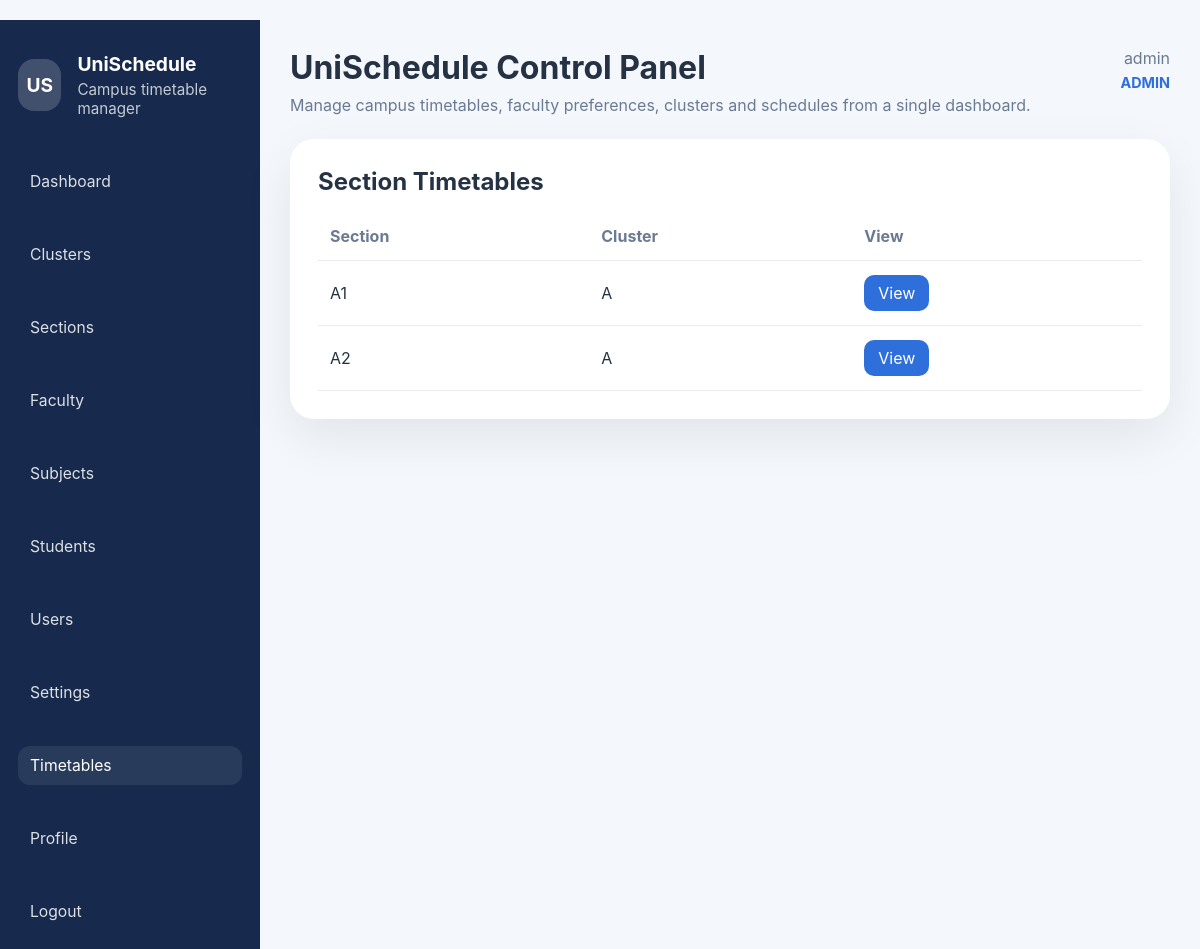
Screenshot of /timetables (signed in) with the database file from the repository.
### app.py (models this page shows, shortened)
class User(UserMixin, db.Model):
    id = db.Column(db.Integer, primary_key=True)
    username = db.Column(db.String(120), unique=True, nullable=False)
    password = db.Column(db.String(255), nullable=False)
    role = db.Column(db.String(20), nullable=False)

class Section(db.Model):
    id = db.Column(db.Integer, primary_key=True)
    name = db.Column(db.String(40), unique=True, nullable=False)
    cluster_id = db.Column(db.Integer, db.ForeignKey('cluster.id'))
    subjects = db.relationship('Subject', secondary=section_subject, back_populates='sections')
    students = db.relationship('Student', back_populates='section', lazy=True)

class Cluster(db.Model):
    id = db.Column(db.Integer, primary_key=True)
    name = db.Column(db.String(50), unique=True, nullable=False)
    sections = db.relationship('Section', backref='cluster', cascade='all, delete-orphan')

### app.py (the view)
@app.route('/timetables')
@login_required
def view_timetables():
    sections = Section.query.order_by(Section.name).all()
    return render_template('timetables.html', sections=sections)

### app.py (called while the page is built)
@login_manager.user_loader
def load_user(user_id):
    return User.query.get(int(user_id))

@app.context_processor
def inject_user_roles():
    return {
        'role_admin': ROLE_ADMIN,
        'role_student': ROLE_STUDENT
    }

### templates/timetables.html
{% extends 'base.html' %}
{% block content %}
<div class="panel">
    <h2>Section Timetables</h2>
    <table>
        <thead><tr><th>Section</th><th>Cluster</th><th>View</th></tr></thead>
        <tbody>
        {% for section in sections %}
            <tr>
                <td>{{ section.name }}</td>
                <td>{{ section.cluster.name if section.cluster else 'N/A' }}</td>
                <td><a class="primary" href="{{ url_for('view_timetable', section_id=section.id) }}">View</a></td>
            </tr>
        {% endfor %}
        </tbody>
    </table>
</div>
{% endblock %}

### templates/base.html (shortened to what this page needs)
﻿<!doctype html>
<html lang="en">
<head>
    <link rel="stylesheet" href="/static/style.css">
</head>
<body>
    <div class="app-shell">
        <aside class="sidebar">
            <div class="brand-block">
                <div class="brand-logo">US</div>
                <div>
                    <div class="brand-title">UniSchedule</div>
                    <div class="brand-tag">Campus timetable manager</div>
                </div>
            </div>
            <nav class="nav-list">
                {% if current_user.is_authenticated %}
                    <a href="{{ url_for('dashboard') }}">Dashboard</a>
                    {% if current_user.role == role_admin %}
                        <a href="{{ url_for('manage_clusters') }}">Clusters</a>
                        <a href="{{ url_for('manage_sections') }}">Sections</a>
                        <a href="{{ url_for('manage_faculty') }}">Faculty</a>
                        <a href="{{ url_for('manage_subjects') }}">Subjects</a>
                        <a href="{{ url_for('manage_students') }}">Students</a>
                        <a href="{{ url_for('manage_users') }}">Users</a>
                        <a href="{{ url_for('settings_page') }}">Settings</a>
                    {% elif current_user.role == role_student %}
                        <a href="{{ url_for('student_portal') }}">Student Portal</a>
                        <a href="{{ url_for('choose_section') }}">Choose Section</a>
                        <a href="{{ url_for('choose_subjects') }}">Choose Subjects</a>
                    {% endif %}
                    <a href="{{ url_for('view_timetables') }}">Timetables</a>
                    <a href="{{ url_for('profile') }}">Profile</a>
                    <a href="{{ url_for('logout') }}" class="danger-link">Logout</a>
                {% else %}
                    <a href="{{ url_for('login') }}">Login</a>
                    <a href="{{ url_for('register') }}">Register</a>
                {% endif %}
            </nav>
        </aside>
        <main class="main-content">
            <header class="main-header">
                <div class="header-left">
                    <h1>UniSchedule Control Panel</h1>
                    <p>Manage campus timetables, faculty preferences, clusters and schedules from a single dashboard.</p>
                </div>
                {% if current_user.is_authenticated %}
                <div class="header-user">
                    <span>{{ current_user.username }}</span>
                    <span class="user-role">{{ current_user.role }}</span>
                </div>
                {% endif %}
            </header>
            <div class="content-area">
                {% block content %}{% endblock %}
            </div>
        </main>
    </div>
</body>
</html>

### static/style.css (style rules this page uses)
:root { --bg: #f4f7fb; --surface: #ffffff; --primary: #2f6fdb; --primary-dark: #254fcc; --success: #1e9a3a; --danger: #d64545; --text: #253243; --muted: #6b7a93; }
body { margin: 0; font-family: Inter, system-ui, -apple-system, BlinkMacSystemFont, "Segoe UI", sans-serif; background: var(--bg); color: var(--text); }
.app-shell { display: grid; grid-template-columns: 260px minmax(0, 1fr); min-height: 100vh; }
.sidebar { padding: 32px 18px; background: #172a4d; color: white; }
.brand-block { display: flex; gap: 16px; align-items: center; margin-bottom: 32px; }
.brand-logo { width: 52px; height: 52px; border-radius: 16px; background: rgba(255,255,255,.18); display: grid; place-items: center; font-size: 1.2rem; font-weight: 700; }
.brand-title { font-size: 1.2rem; font-weight: 700; margin-bottom: 4px; }
.brand-tag { color: rgba(255,255,255,.75); font-size: 0.95rem; }
.nav-list { display: grid; gap: 10px; }
.nav-list a { display: block; padding: 11px 14px; color: rgba(255,255,255,.9); border-radius: 14px; text-decoration: none; font-size: 0.98rem; }
.nav-list a:hover, .nav-list a.active { background: rgba(255, 255, 255, .12); }
.danger-link { color: var(--danger); }
.main-content { padding: 28px 30px 36px; background: var(--bg); }
.main-header { display: flex; justify-content: space-between; align-items: flex-start; gap: 24px; margin-bottom: 24px; }
.header-left h1 { margin: 0 0 8px; }
.header-left p { margin: 0; color: var(--muted); }
.header-user { display: flex; flex-direction: column; gap: 6px; align-items: flex-end; color: var(--muted); }
.user-role { font-size: 0.9rem; color: var(--primary); font-weight: 700; }
.content-area { max-width: 1180px; margin: 0 auto; }
.sidebar nav a { display: block; margin: 12px 0; color: rgba(255,255,255,.85); text-decoration: none; padding: 10px 12px; border-radius: 12px; }
.sidebar nav a:hover, .sidebar nav a.active { background: rgba(255,255,255,.08); color: white; }
.panel { background: var(--surface); border-radius: 24px; padding: 28px; margin-bottom: 24px; box-shadow: 0 18px 50px rgba(15, 23, 42, .08); }
h1, h2, h3 { margin: 0 0 16px; }
button, a.primary, a.secondary { border: none; border-radius: 14px; padding: 12px 20px; font-size: 1rem; cursor: pointer; text-align: center; display: inline-flex; align-items: center; justify-content: center; }
button.primary, a.primary { background: var(--primary); color: white; }
table { width: 100%; border-collapse: collapse; }
th, td { text-align: left; padding: 14px 12px; border-bottom: 1px solid rgba(15, 23, 42, .08); }
th { color: var(--muted); }
a.primary { color: white; background: var(--primary); padding: 8px 14px; border-radius: 10px; text-decoration: none; display: inline-block; }

### rows the page displays
User: username "admin", role "ADMIN"
Section: name "A1", cluster "A"
Section: name "A2", cluster "A"
